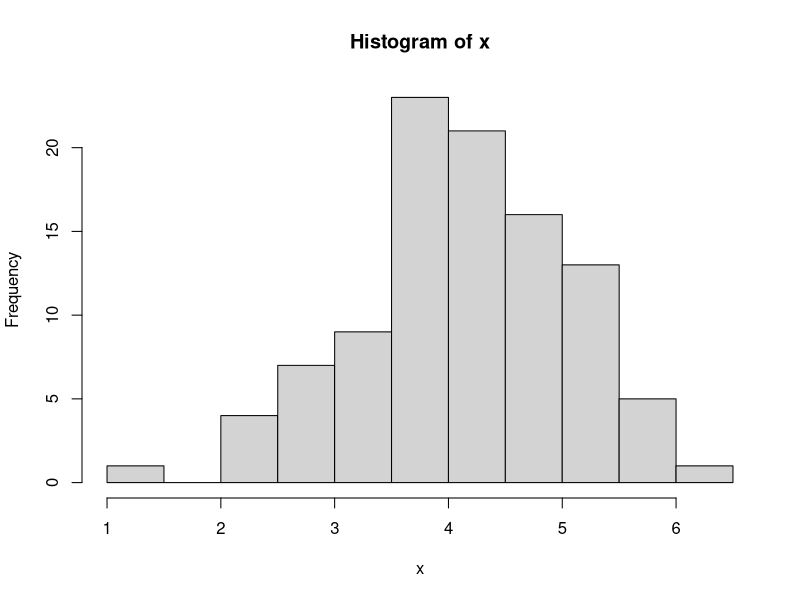
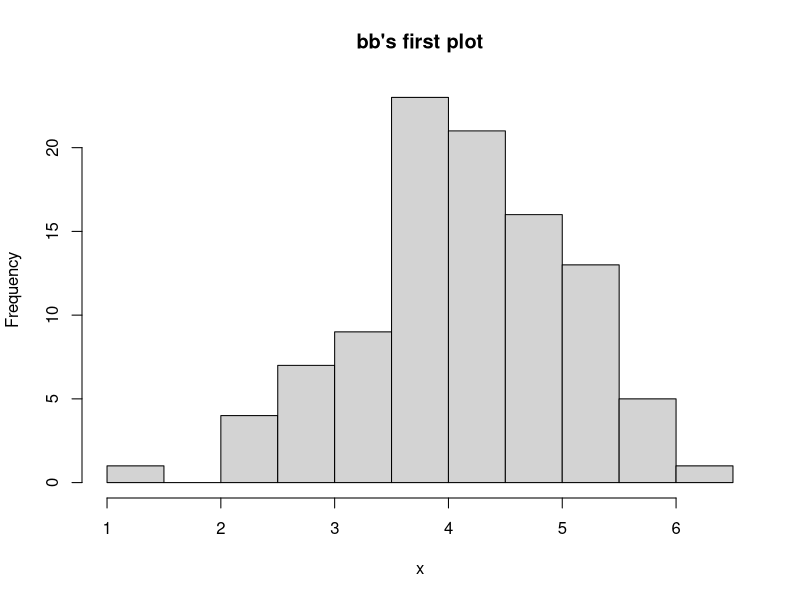
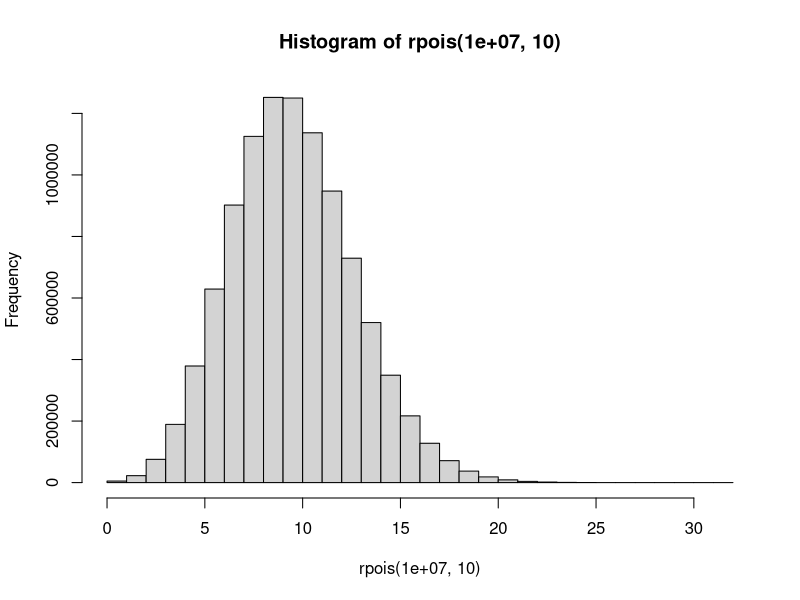

The R source for these figures, in order: (Note: this script raises an error after producing the figures.)
x <- rnorm(100, mean = 4)
x
mean(x)
range(x)
hist(x)
?hist
hist(x, main = "bb's first plot")
?rpois
hist(rpois(10000000,10))
?rpois

x <- 3e3
x
half_x <- x/2
half_x
peak_sizes <- c(10, 80, 300)
peak_sizes[3]
length(peak_sizes)
length(x)
min(peak_sizes)
range(peak_sizes)
sqrt(peak_sizes)
log(peak_sizes)
log10(peak_sizes)
log(peak_sizes, base = 2)
peak_sizes[i]


seq(from = 10, to = 30, by = 3)
rep(c(2,3),3)
45:96
integer(34)
is.numeric(2L)
is.integer(2L)
peak_sizes[c(2,3)]
peak_sizes[1:3]
peak_sizes <- c(peak_sizes, 45, 81, 108)
peak_sizes[2:3]
peak_sizes[2:3] <- 4
peak_sizes
peak_sizes[1:3] <- c(6,7)


cat_weights <- c(7.9, 8.3, 12)
names(cat_weights)
names(cat_weights) <- c("lil", "goldi", "teensy")
names(cat_weights)

cat_weights







x <- 1:6
is.matrix(x)
dim(x) <- c(2,3)
is.matrix(x)
x
x[2,2]
x[1,]
x[1:2, 2:3]
x[,2]
m <- matrix(floor(runif(6, max = 50)),nrow = 3)
m

TRUE
as.integer(TRUE)
as.integer(FALSE)

x <- 20:30
x > 5
x[x>5]
which(x > 5)
x[which(x > 5)]

middle <- (x > 24) & (x < 27)
middle
x[middle]
x[-middle]


ifelse(x > 22, 1, 0)
x

!TRUE



gene_info <- list(id = "1239876",
                  name = "FIRRE",
                  biotype = "lncRNA")

length(gene_info)
names(gene_info)
gene_info$id
gene_info
unlist(gene_info)
gene_info[['expression']] <- c(16,19)
gene_info[2]
is.list(gene_info)
is.list(gene_info[[2]])
gene_info[['id']] <- NULL
gene_info[[2]]

# Strings
x <- "quite"

cat("are we working \n")
cat("we are computing ", x, "\n")
x <- 'HDAC'
file <- paste(x, ".bed", sep = "")

s = c("ACTG", "GTAC", "TACTA")
nchar(s)
substr(s, 2 ,3)
grep("AC", s)
gsub("T", "U",s)



